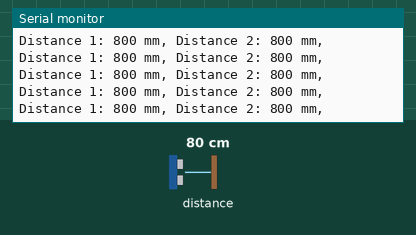
Bench run of a sketch on a simulated Arduino Uno, built with avr-gcc and run on an emulated ATmega328P. Parts: the last lines printed to the serial monitor. The inputs (shaded band) are chosen by the test bench; at power-on: distance to the obstacle 80 cm.

Above: at 1.2 s.
1.3 s: distance to the obstacle set to 2 cm
At 1.54 s:
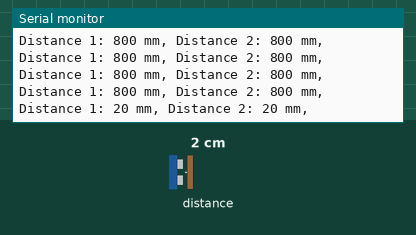
2.8 s: distance to the obstacle set to 4 cm
At 2.87 s:
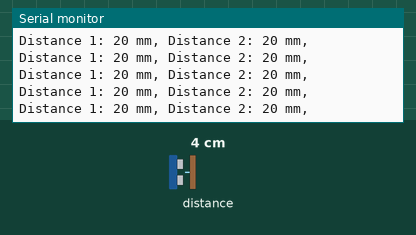
Timing chart, 0 to 5.8 s (numbered marks = the images above; inputs shaded):
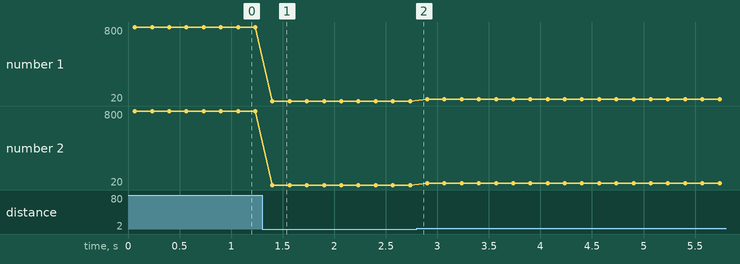

Measured:
- after the input at 1.3 s, the serial monitor: prints a new line after 0.10 s (image 1)
- plotted number 1: 800 → 20 after the input at 1.3 s, 20 → 40 after the input at 2.8 s
- plotted number 2: 800 → 20 after the input at 1.3 s, 20 → 40 after the input at 2.8 s

The sketch:

vl53l0x_dual.ino
```cpp
#include <Wire.h>
#include <VL53L0X.h>

VL53L0X tof1;
VL53L0X tof2;
//VL53L0X tof3;
//VL53L0X tof4;

void setup() {
  Wire.begin();
  Serial.begin(9600);

  // Initialize the sensors with their respective addresses
  tof1.init(0x2D);
  tof2.init(0x2A);
  // tof3.init(0x2B);
  //  tof4.init(0x2C);

  // Additional setup code...
}

void loop() {
  // Read the distance from each sensor
  uint16_t  distance1 = tof1.readRangeSingleMillimeters();
  uint16_t distance2 = tof2.readRangeSingleMillimeters();
  //  uint16_t distance3 = tof3.readRangeSingleMillimeters();
  //  int  distance4 = tof4.readRangeSingleMillimeters();

  // Print the distances
  Serial.print("Distance 1: ");
  Serial.print(distance1);
  Serial.print(" mm, ");

  Serial.print("Distance 2: ");
  Serial.print(distance2);
  Serial.print(" mm, ");
  Serial.println("");

  //  Serial.print("Distance 3: ");
  //  Serial.print(distance3);
  //  Serial.print(" mm, ");

  //  Serial.print("Distance 4: ");
  //  Serial.print(distance4);
  //  Serial.println(" mm");

  // Additional code...
  delay(100);
}
```
